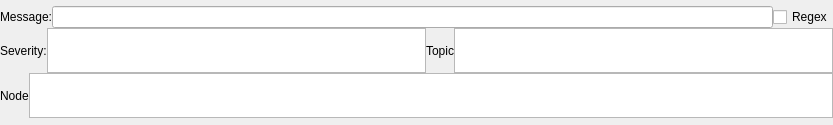
<?xml version="1.0" encoding="UTF-8"?>
<ui version="4.0">
 <class>Form</class>
 <widget class="QWidget" name="Form">
  <property name="geometry">
   <rect>
    <x>0</x>
    <y>0</y>
    <width>833</width>
    <height>125</height>
   </rect>
  </property>
  <property name="windowTitle">
   <string>Form</string>
  </property>
  <layout class="QVBoxLayout" name="verticalLayout">
   <property name="margin">
    <number>0</number>
   </property>
   <item>
    <layout class="QVBoxLayout" name="verticalLayout_2" stretch="0,0,0">
     <property name="spacing">
      <number>0</number>
     </property>
     <item>
      <layout class="QHBoxLayout" name="horizontalLayout_3" stretch="0,1,0">
       <property name="spacing">
        <number>0</number>
       </property>
       <item>
        <widget class="QLabel" name="label">
         <property name="text">
          <string>Message:</string>
         </property>
        </widget>
       </item>
       <item>
        <widget class="QLineEdit" name="text_edit">
         <property name="toolTip">
          <string>Enter a Filter string</string>
         </property>
        </widget>
       </item>
       <item>
        <widget class="QCheckBox" name="regex_check_box">
         <property name="toolTip">
          <string>Toggle Regular Expressions</string>
         </property>
         <property name="text">
          <string>Regex</string>
         </property>
        </widget>
       </item>
      </layout>
     </item>
     <item>
      <layout class="QHBoxLayout" name="horizontalLayout_2">
       <property name="spacing">
        <number>0</number>
       </property>
       <item>
        <widget class="QLabel" name="label_2">
         <property name="text">
          <string>Severity:</string>
         </property>
        </widget>
       </item>
       <item>
        <widget class="QListWidget" name="severity_list">
         <property name="maximumSize">
          <size>
           <width>16777215</width>
           <height>45</height>
          </size>
         </property>
         <property name="toolTip">
          <string>Click a Severity to select it</string>
         </property>
         <property name="editTriggers">
          <set>QAbstractItemView::NoEditTriggers</set>
         </property>
         <property name="selectionMode">
          <enum>QAbstractItemView::MultiSelection</enum>
         </property>
         <property name="flow">
          <enum>QListView::LeftToRight</enum>
         </property>
        </widget>
       </item>
       <item>
        <widget class="QLabel" name="label_3">
         <property name="text">
          <string>Topic</string>
         </property>
        </widget>
       </item>
       <item>
        <widget class="QListWidget" name="topic_list">
         <property name="maximumSize">
          <size>
           <width>16777215</width>
           <height>45</height>
          </size>
         </property>
         <property name="toolTip">
          <string>Click a Topic to select it</string>
         </property>
         <property name="editTriggers">
          <set>QAbstractItemView::NoEditTriggers</set>
         </property>
         <property name="selectionMode">
          <enum>QAbstractItemView::MultiSelection</enum>
         </property>
         <property name="flow">
          <enum>QListView::LeftToRight</enum>
         </property>
        </widget>
       </item>
      </layout>
     </item>
     <item>
      <layout class="QHBoxLayout" name="horizontalLayout_1">
       <property name="spacing">
        <number>0</number>
       </property>
       <item>
        <widget class="QLabel" name="label_4">
         <property name="text">
          <string>Node</string>
         </property>
        </widget>
       </item>
       <item>
        <widget class="QListWidget" name="node_list">
         <property name="maximumSize">
          <size>
           <width>16777215</width>
           <height>45</height>
          </size>
         </property>
         <property name="toolTip">
          <string>Click a Node to select it</string>
         </property>
         <property name="editTriggers">
          <set>QAbstractItemView::NoEditTriggers</set>
         </property>
         <property name="selectionMode">
          <enum>QAbstractItemView::MultiSelection</enum>
         </property>
         <property name="flow">
          <enum>QListView::LeftToRight</enum>
         </property>
        </widget>
       </item>
      </layout>
     </item>
    </layout>
   </item>
  </layout>
 </widget>
 <resources/>
 <connections/>
</ui>
